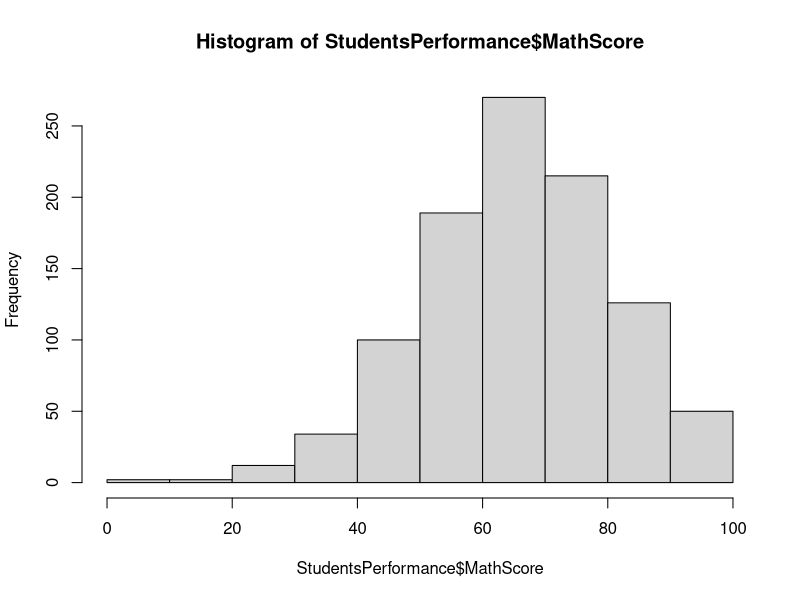
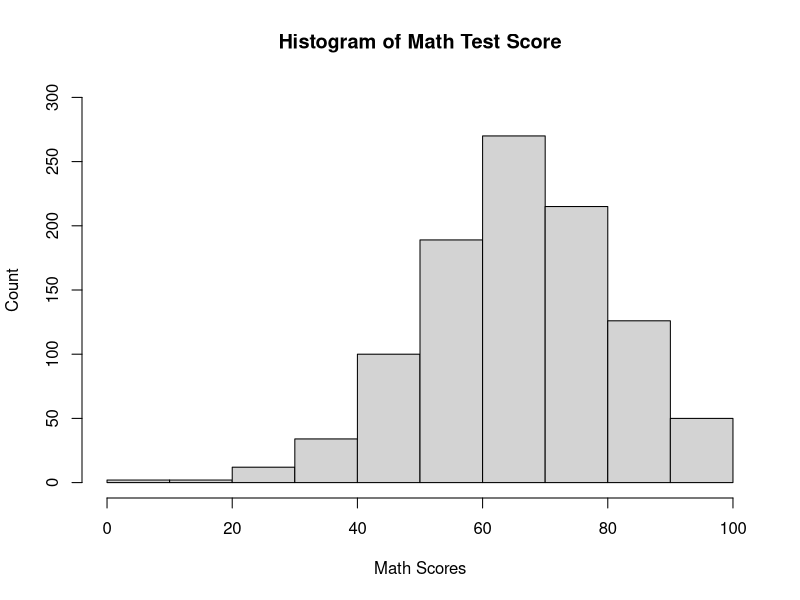
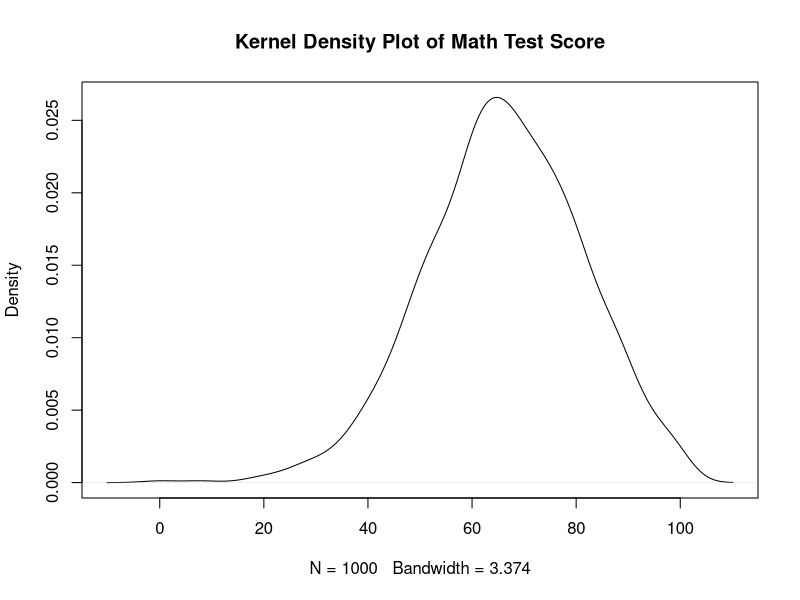
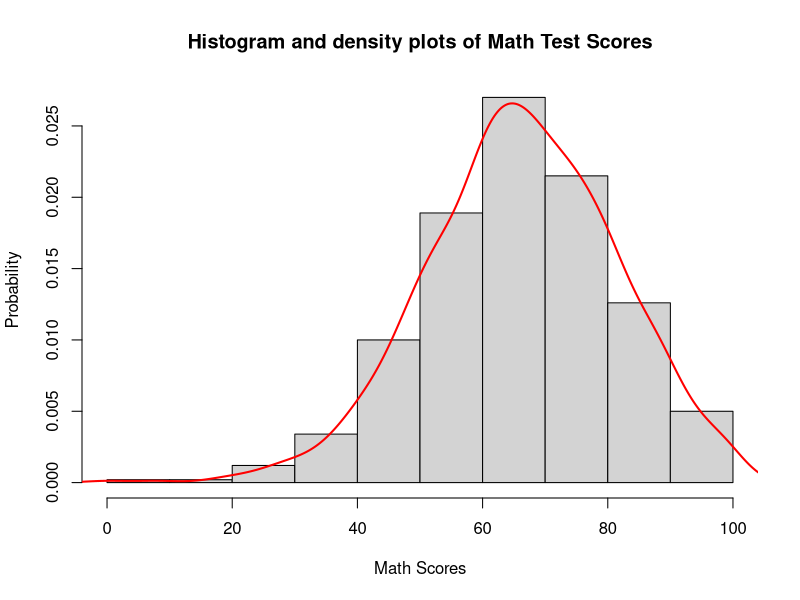
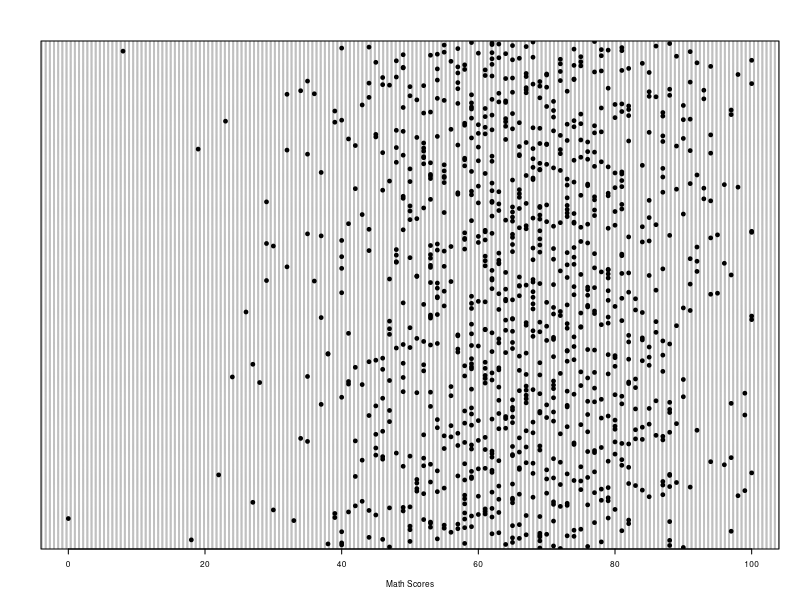
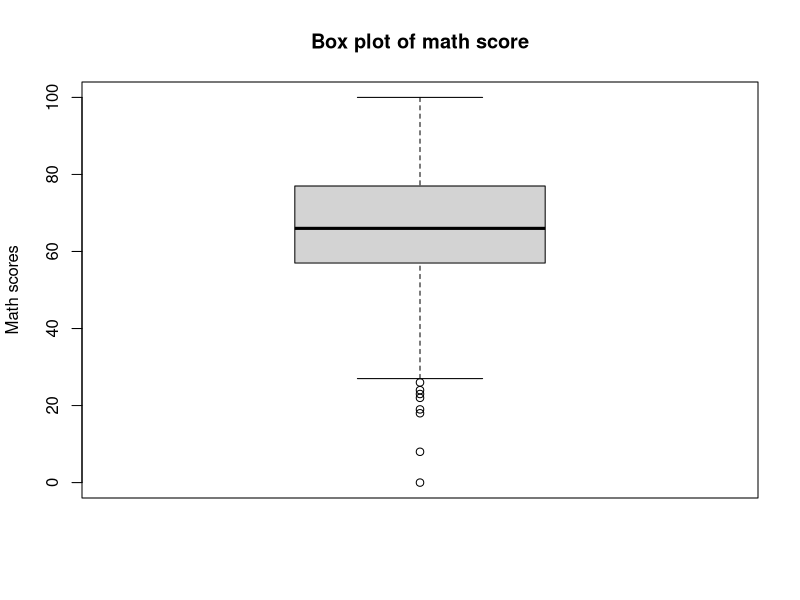

Generate these figures, in order, with R:
## ---- chunk 1
knitr::opts_chunk$set(echo = TRUE)
## ---- chunk 2
library(readxl)
StudentsPerformance <- read_excel("StudentsPerformance.xlsx")
## ---- chunk 3
colnames(StudentsPerformance)
## ---- chunk 4
is.numeric(StudentsPerformance$MathScore)
## ---- chunk 5
class(StudentsPerformance$MathScore)
## ---- chunk 6
hist(StudentsPerformance$MathScore)
## ---- chunk 7
hist(StudentsPerformance$MathScore, main = "Histogram of Math Test Score",
     xlab = "Math Scores", ylab = "Count", xlim = c(0, 100), ylim = c(0, 300))
## ---- chunk 8
dmath <- density(StudentsPerformance$MathScore)
plot(dmath, main = "Kernel Density Plot of Math Test Score")
## ---- chunk 9
hist(StudentsPerformance$MathScore,
     main = "Histogram and density plots of Math Test Scores",
     prob = TRUE, # show densities instead of frequencies/ count
     xlab = "Math Scores", ylab = "Probability")
lines(density(StudentsPerformance$MathScore), # density plot
      lwd = 2, # line width ratio to the default. 2 is twice as wide as the default
      col = "red") # set the color of the density line to be red
## ---- chunk 10
dotchart(StudentsPerformance$MathScore,
         cex = 0.5, pch = 19, xlab = "Math Scores")
## ---- chunk 11
boxplot(StudentsPerformance$MathScore, 
        main = "Box plot of math score", 
        ylab = "Math scores")
